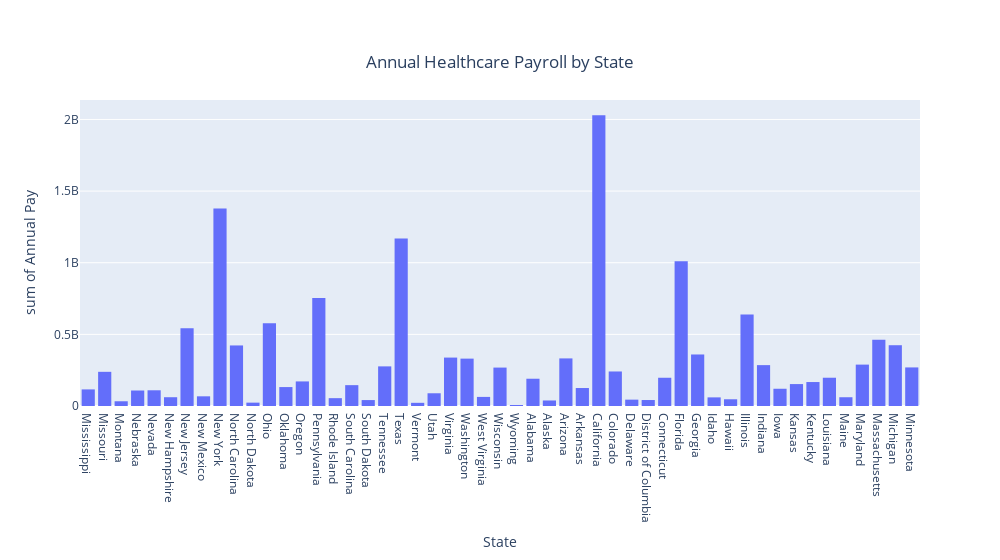

The code cell stored with this chart in its notebook:
### Code cell
comp_summary_health_df['PAYANN'] = comp_summary_health_df['PAYANN'].astype(int)

fig = px.histogram(comp_summary_health_df, x='NAME', y='PAYANN', barmode='group', title='Annual Healthcare Payroll by State', labels={'NAME':'State', 'PAYANN':'Annual Pay'})
fig.update_layout(
    title={        
        'y':0.9,
        'x':0.5,
        'xanchor': 'center',
        'yanchor': 'top'},
    width = 1000)
fig.show()

### Figure 1 — Plotly figure (JSON) as saved in the notebook; plotly's stock layout.template omitted (floating-point values rounded to 4 significant figures; data arrays with more than 128 entries replaced by an {"elided": "..."} marker saying what was removed)
{"data": [{"alignmentgroup": "True", "bingroup": "x", "histfunc": "sum", "hovertemplate": "State=%{x}<br>sum of Annual Pay=%{y}<extra></extra>", "legendgroup": "", "marker": {"color": "#636efa", "pattern": {"shape": ""}}, "name": "", "offsetgroup": "", "orientation": "v", "showlegend": false, "type": "histogram", "x": {"elided": "25374 str values"}, "xaxis": "x", "y": {"elided": "25374 int values"}, "yaxis": "y"}], "layout": {"barmode": "group", "legend": {"tracegroupgap": 0}, "title": {"text": "Annual Healthcare Payroll by State", "x": 0.5, "xanchor": "center", "y": 0.9, "yanchor": "top"}, "width": 1000, "xaxis": {"anchor": "y", "domain": [0, 1], "title": {"text": "State"}}, "yaxis": {"anchor": "x", "domain": [0, 1], "title": {"text": "sum of Annual Pay"}}}}
